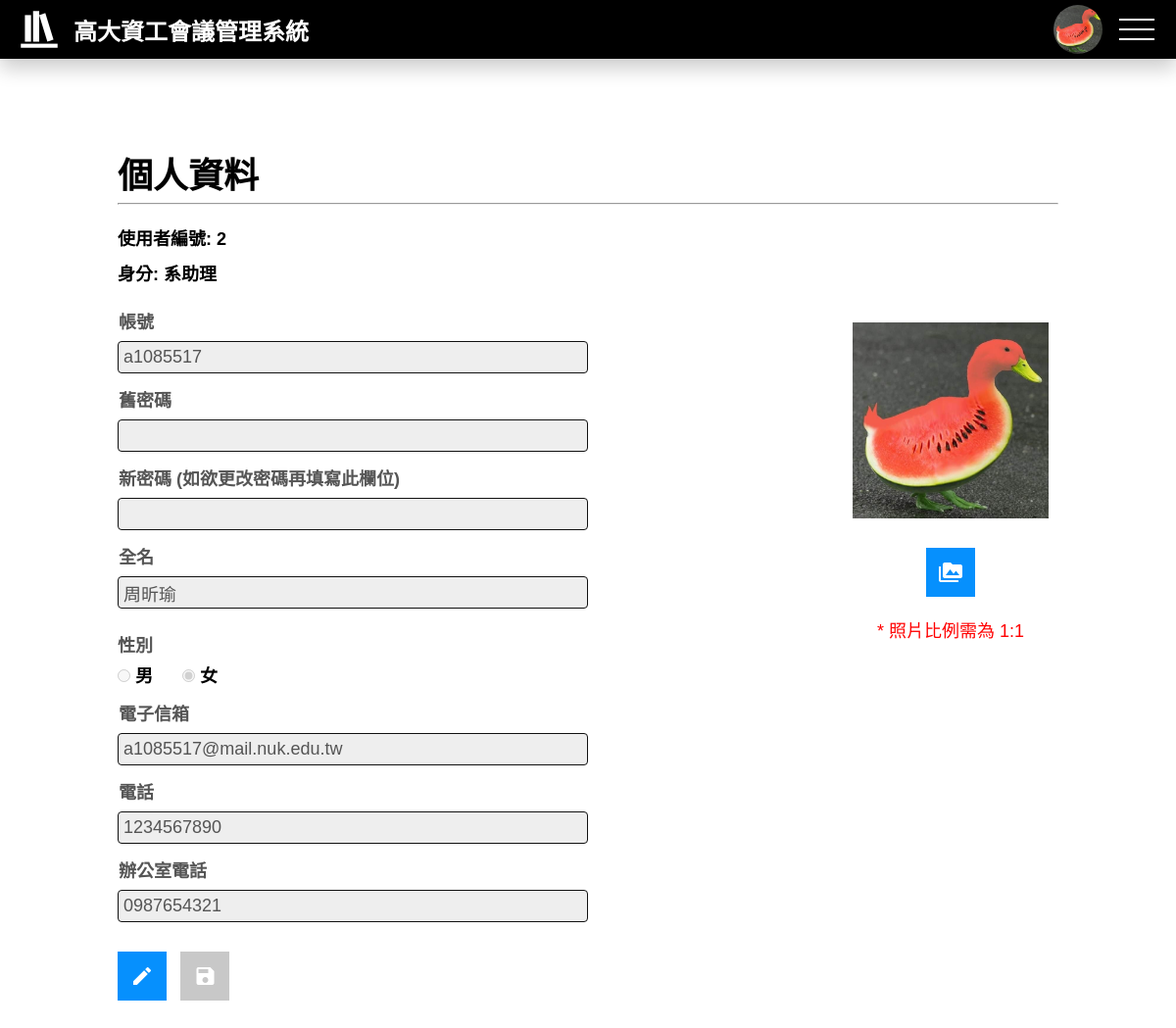
/profile.php (signed in), run on the app's committed database.
### components/profile.php (the view, shortened to what this page needs)
<?php
 $from_which_page = 1;
 ?>
<?php if (isset($result)) : ?>
  <?php $img = $result["頭貼"];
   $id = $result["使用者編號"]; ?>
  <div id="main_container">
    <div id="form_area">
      <form action="src/php/change_member_info.php?id=<?php echo $id ?>&page=<?php echo $from_which_page ?>" method="post">
        <div id="number">使用者編號: <?php echo $result["使用者編號"] ?></div>
        <div id="identity">身分: <?php echo $identity ?></div>
        <div class="input_area">
          <input class="input" id="account" name="account" type="text" value=<?php echo $result["帳號"] ?> required disabled>
          <span class="label">帳號</span>
        </div>
        <div class="input_area">
          <input class="input" id="old_password" name="oldPassword" type="password" required disabled>
          <span class="label">舊密碼</span>
        </div>
        <div class="input_area">
          <input class="input" id="new_password" name="newPassword" type="password" disabled>
          <span class="label">新密碼 (如欲更改密碼再填寫此欄位)</span>
        </div>
        <div class="input_area">
          <input class="input" id="name" name="name" type="text" value="<?php echo $result["姓名"] ?>" required disabled>
          <span class="label">全名</span>
        </div>
        <div class="radio_btn_area">
          <span class="label">性別</span>
          <div class="container">
            <?php if ($result["性別"] == "女") : ?>
              <div>
                <input class="input" id="gender_male" name="gender" type="radio" value="男" disabled>
                <span>男</span>
              </div>
              <div>
                <input class="input" id="gender_female" name="gender" type="radio" value="女" disabled checked="true">
                <span>女</span>
              </div>
            <?php endif; ?>
          </div>
        </div>
        <div class="input_area">
          <input class="input" id="email" name="email" type="email" value=<?php echo $result["Email"] ?> required disabled>
          <span class="label">電子信箱</span>
        </div>
        <div class="input_area">
          <input class="input" id="tel" name="phone" type="tel" value=<?php echo $result["個人電話"] ?> required disabled>
          <span class="label">電話</span>
        </div>
        <?php if ($identity == "系助理") : ?>
          <?php
           $qry = "SELECT * FROM `系助理` WHERE `使用者編號`= $id;";
           $select = $sql_qry->query($qry);
           $result = $select->fetch(PDO::FETCH_ASSOC);
           ?>
          <div class="input_area">
            <input class="input" id="assistant_tel" name="assistantTel" type="tel" value=<?php echo $result["辦公室電話"] ?> required disabled>
            <span class="label">辦公室電話</span>
          </div>
        <?php endif; ?>
        <div id="btn_area">
          <button class="btn" id="edit_btn" type="button">
            <span class="material-icons">edit</span>
          </button>
          <button class="btn" id="save_btn" type="submit" disabled>
            <span class="material-icons">save</span>
          </button>
        </div>
      </form>
    </div>
    <div id="photo_area">
      <img src=<?php echo $img; ?>>
      <button class="btn" href="#">
        <span class="material-icons">perm_media</span>
      </button>
      <span id="hint">* 照片比例需為 1:1</span>
    </div>
  </div>
<?php endif; ?>

### src/css/style.css (style rules this page uses)
* { margin: 0; padding: 0; -webkit-box-sizing: border-box; box-sizing: border-box; font-family: 'Noto Sans TC', sans-serif; }
.btn { width: 50px; height: 50px; margin: 10px 0; position: relative; background-color: #0690fd; color: #fff; font-size: 24px; border: 0px; text-decoration: none; display: inline-block; cursor: pointer; -webkit-transition: 0.5s; transition: 0.5s; }
.btn .material-icons { width: 50px; height: 50px; position: absolute; top: 0; left: 0; display: -webkit-box; display: -ms-flexbox; display: flex; -webkit-box-pack: center; -ms-flex-pack: center; justify-content: center; -webkit-box-align: center; -ms-flex-align: center; align-items: center; }
.btn:disabled { background-color: #c8c8c8; }

### src/css/profile.css (style rules this page uses)
#main_container { margin: 0 10% 100px; display: -webkit-box; display: -ms-flexbox; display: flex; -webkit-box-pack: justify; -ms-flex-pack: justify; justify-content: space-between; }
#main_container #number, #main_container #identity { margin-bottom: 10px; font-size: 18px; font-weight: bold; }
#main_container .input_area { width: 40vw; height: 80px; position: relative; font-size: 16px; }
#main_container .input_area .label { position: absolute; display: inline-block; bottom: 1px; left: 1px; padding: 5px; color: #555; -webkit-transition: 0.5s; transition: 0.5s; font-size: 18px; font-weight: bold; }
#main_container .input_area .input { position: absolute; bottom: 0; left: 0; z-index: 1; width: 100%; border: 1px solid #111; border-radius: 4px; padding: 5px; background: transparent; color: #555; font-size: 18px; }
#main_container .input_area .input:disabled { background-color: #eee; }
#main_container .input_area .input:focus ~ .label, #main_container .input_area .input:valid ~ .label, #main_container .input_area .input:disabled ~ .label { -webkit-transition: 0.5s; transition: 0.5s; -webkit-transform: translateX(-5px) translateY(-35px); transform: translateX(-5px) translateY(-35px); }
#main_container .radio_btn_area { height: 80px; display: -webkit-box; display: -ms-flexbox; display: flex; -webkit-box-orient: vertical; -webkit-box-direction: normal; -ms-flex-direction: column; flex-direction: column; -webkit-box-pack: end; -ms-flex-pack: end; justify-content: end; }
#main_container .radio_btn_area .label { color: #555; -webkit-transition: 0.5s; transition: 0.5s; font-size: 18px; font-weight: bold; }
#main_container .radio_btn_area .container { margin-top: 5px; display: -webkit-box; display: -ms-flexbox; display: flex; font-size: 18px; font-weight: bold; }
#main_container .radio_btn_area .container .input { color: #555; }
#main_container .radio_btn_area .container span { margin-right: 30px; }
#main_container #btn_area { margin-top: 20px; }
#main_container #btn_area .btn { margin-right: 10px; }
#main_container #photo_area { margin: 100px 10px 0 30px; display: -webkit-box; display: -ms-flexbox; display: flex; -webkit-box-orient: vertical; -webkit-box-direction: normal; -ms-flex-direction: column; flex-direction: column; -webkit-box-align: center; -ms-flex-align: center; align-items: center; }
#main_container #photo_area img { width: 15vw; height: 15vw; min-width: 200px; min-height: 200px; margin-bottom: 20px; }
#main_container #photo_area #hint { margin-top: 10px; color: red; font-size: 18px; }

### data on the page
使用者: 使用者編號 "2", 身分 "系助理", account "a1085517", name "周昕瑜", email "a1085517@mail.nuk.edu.tw", phone "1234567890", 頭貼 (picture)
系助理: assistantTel "0987654321"
